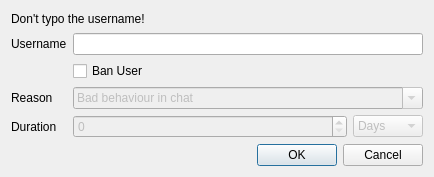
<?xml version="1.0" encoding="UTF-8"?>
<ui version="4.0">
 <class>Dialog</class>
 <widget class="QDialog" name="Dialog">
  <property name="geometry">
   <rect>
    <x>0</x>
    <y>0</y>
    <width>434</width>
    <height>177</height>
   </rect>
  </property>
  <property name="windowTitle">
   <string>Kick User from FAF</string>
  </property>
  <property name="modal">
   <bool>true</bool>
  </property>
  <layout class="QGridLayout" name="gridLayout">
   <item row="0" column="0" colspan="3">
    <widget class="QLabel" name="label_3">
     <property name="text">
      <string>Don't typo the username!</string>
     </property>
    </widget>
   </item>
   <item row="5" column="1">
    <widget class="QSpinBox" name="sbDuration">
     <property name="enabled">
      <bool>false</bool>
     </property>
    </widget>
   </item>
   <item row="2" column="1" colspan="2">
    <widget class="QCheckBox" name="cbBan">
     <property name="text">
      <string>Ban User</string>
     </property>
    </widget>
   </item>
   <item row="5" column="0">
    <widget class="QLabel" name="label_4">
     <property name="sizePolicy">
      <sizepolicy hsizetype="Maximum" vsizetype="Preferred">
       <horstretch>0</horstretch>
       <verstretch>0</verstretch>
      </sizepolicy>
     </property>
     <property name="text">
      <string>Duration</string>
     </property>
    </widget>
   </item>
   <item row="4" column="1" colspan="2">
    <widget class="QComboBox" name="cbReason">
     <property name="enabled">
      <bool>false</bool>
     </property>
     <property name="editable">
      <bool>true</bool>
     </property>
     <item>
      <property name="text">
       <string>Bad behaviour in chat</string>
      </property>
     </item>
     <item>
      <property name="text">
       <string>Bad behaviour in game</string>
      </property>
     </item>
     <item>
      <property name="text">
       <string>Teamkilling</string>
      </property>
     </item>
     <item>
      <property name="text">
       <string>Smurfing</string>
      </property>
     </item>
     <item>
      <property name="text">
       <string>Lobby Manipulation</string>
      </property>
     </item>
    </widget>
   </item>
   <item row="1" column="1" colspan="2">
    <widget class="QLineEdit" name="leUsername"/>
   </item>
   <item row="1" column="0">
    <widget class="QLabel" name="label">
     <property name="sizePolicy">
      <sizepolicy hsizetype="Maximum" vsizetype="Preferred">
       <horstretch>0</horstretch>
       <verstretch>0</verstretch>
      </sizepolicy>
     </property>
     <property name="text">
      <string>Username</string>
     </property>
    </widget>
   </item>
   <item row="4" column="0">
    <widget class="QLabel" name="label_2">
     <property name="sizePolicy">
      <sizepolicy hsizetype="Maximum" vsizetype="Preferred">
       <horstretch>0</horstretch>
       <verstretch>0</verstretch>
      </sizepolicy>
     </property>
     <property name="text">
      <string>Reason</string>
     </property>
    </widget>
   </item>
   <item row="5" column="2">
    <widget class="QComboBox" name="cbPeriod">
     <property name="enabled">
      <bool>false</bool>
     </property>
     <property name="sizePolicy">
      <sizepolicy hsizetype="Maximum" vsizetype="Fixed">
       <horstretch>0</horstretch>
       <verstretch>0</verstretch>
      </sizepolicy>
     </property>
     <property name="currentIndex">
      <number>1</number>
     </property>
     <item>
      <property name="text">
       <string>Hours</string>
      </property>
     </item>
     <item>
      <property name="text">
       <string>Days</string>
      </property>
     </item>
     <item>
      <property name="text">
       <string>Weeks</string>
      </property>
     </item>
     <item>
      <property name="text">
       <string>Months</string>
      </property>
     </item>
     <item>
      <property name="text">
       <string>Years</string>
      </property>
     </item>
    </widget>
   </item>
   <item row="6" column="0" colspan="3">
    <widget class="QDialogButtonBox" name="buttonBox">
     <property name="standardButtons">
      <set>QDialogButtonBox::Cancel|QDialogButtonBox::Ok</set>
     </property>
    </widget>
   </item>
  </layout>
 </widget>
 <resources/>
 <connections/>
</ui>
